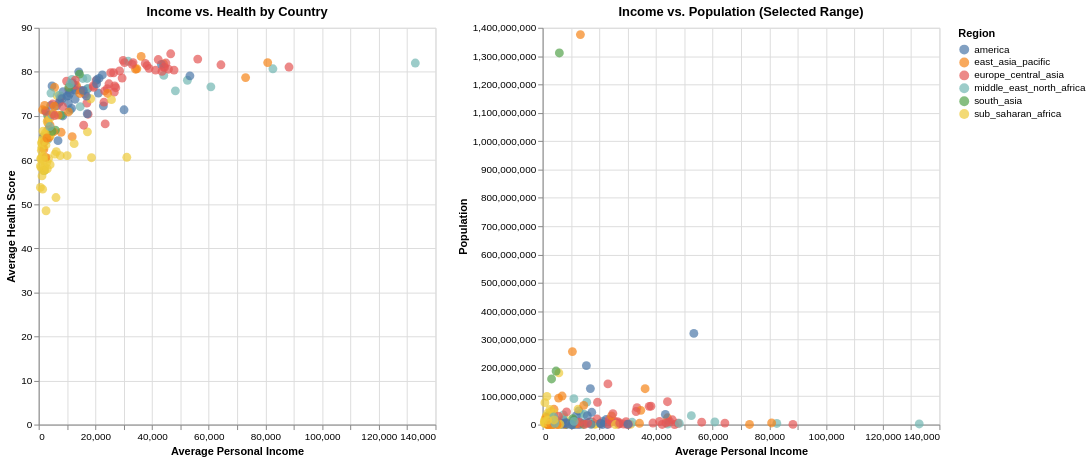

Notebook code cell kept with this figure:
### Markdown cell above
### Part 1.3 Select across multiple panels (5 points)

Instead of using a point (single-country) selection, add an **interval selection** to the scatter plot in **Part 1.1**.

- Create an **interval brush** that allows the user to select an **income range only** (i.e., the selection should operate along the **x-axis**).
- Using this selection, generate a **second plot** to the right that updates dynamically to show the relationship between **income** and **population** **for the countries within the selected income range**.

### Code cell
import altair as alt
import pandas as pd
import warnings
warnings.simplefilter(action='ignore', category=FutureWarning)

gapminder = pd.read_csv('gapminder-health-income.csv')

# Interval brush restricted to x-axis only
brush = alt.selection_interval(encodings=['x'])

# Left plot: income vs health (from Part 1.1, with interval brush)
scatter = alt.Chart(gapminder).mark_point(filled=True, size=80).encode(
    x=alt.X('income:Q', title='Average Personal Income'),
    y=alt.Y('health:Q', title='Average Health Score'),
    color=alt.condition(
        brush,
        alt.Color('region:N', legend=alt.Legend(title='Region')),
        alt.value('lightgrey')),
    tooltip=['country:N', 'population:Q']
).add_params(
    brush
).properties(
    title='Income vs. Health by Country',
    width=400,
    height=400)

# Right plot: income vs population, filtered by brush selection
pop_plot = alt.Chart(gapminder).mark_point(filled=True, size=80).encode(
    x=alt.X('income:Q', title='Average Personal Income'),
    y=alt.Y('population:Q', title='Population'),
    color=alt.Color('region:N', legend=alt.Legend(title='Region')),
    tooltip=['country:N', 'population:Q']
).transform_filter(
    brush
).properties(
    title='Income vs. Population (Selected Range)',
    width=400,
    height=400)

chart = scatter | pop_plot
chart

### Figure 1 — Vega-Lite specification as saved in the notebook (floating-point values rounded to 4 significant figures; data arrays with more than 128 entries replaced by an {"elided": "..."} marker saying what was removed)
{"config": {"view": {"continuousWidth": 300, "continuousHeight": 300}}, "hconcat": [{"mark": {"type": "point", "filled": true, "size": 80}, "encoding": {"color": {"condition": {"param": "param_c97a99acfc68b794", "field": "region", "legend": {"title": "Region"}, "type": "nominal"}, "value": "lightgrey"}, "tooltip": [{"field": "country", "type": "nominal"}, {"field": "population", "type": "quantitative"}], "x": {"field": "income", "title": "Average Personal Income", "type": "quantitative"}, "y": {"field": "health", "title": "Average Health Score", "type": "quantitative"}}, "height": 400, "name": "view_f4f5051efd87fa73_0", "title": "Income vs. Health by Country", "width": 400}, {"mark": {"type": "point", "filled": true, "size": 80}, "encoding": {"color": {"field": "region", "legend": {"title": "Region"}, "type": "nominal"}, "tooltip": [{"field": "country", "type": "nominal"}, {"field": "population", "type": "quantitative"}], "x": {"field": "income", "title": "Average Personal Income", "type": "quantitative"}, "y": {"field": "population", "title": "Population", "type": "quantitative"}}, "height": 400, "title": "Income vs. Population (Selected Range)", "transform": [{"filter": {"param": "param_c97a99acfc68b794"}}], "width": 400}], "data": {"name": "data-0cccb53798da4802be2d0e8a4b32b4c1"}, "params": [{"name": "param_c97a99acfc68b794", "select": {"type": "interval", "encodings": ["x"]}, "views": ["view_f4f5051efd87fa73_0"]}], "$schema": "https://vega.github.io/schema/vega-lite/v6.1.0.json", "datasets": {"data-0cccb53798da4802be2d0e8a4b32b4c1": {"elided": "187 records"}}}
